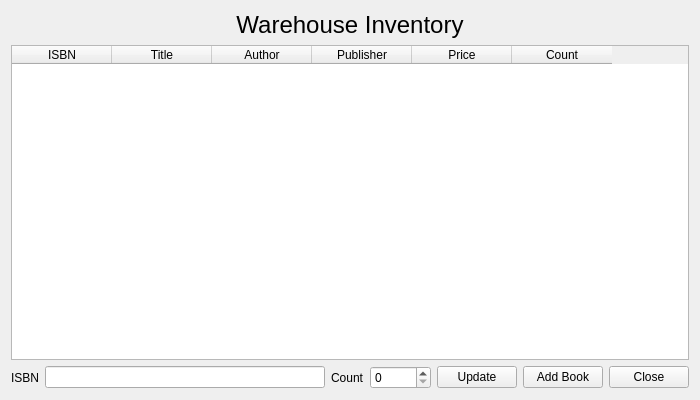
<?xml version="1.0" encoding="UTF-8"?>
<ui version="4.0">
 <class>Form</class>
 <widget class="QWidget" name="Form">
  <property name="geometry">
   <rect>
    <x>0</x>
    <y>0</y>
    <width>700</width>
    <height>400</height>
   </rect>
  </property>
  <property name="minimumSize">
   <size>
    <width>700</width>
    <height>400</height>
   </size>
  </property>
  <property name="maximumSize">
   <size>
    <width>900</width>
    <height>550</height>
   </size>
  </property>
  <property name="windowTitle">
   <string>Warehouse</string>
  </property>
  <layout class="QGridLayout" name="gridLayout">
   <item row="0" column="0" colspan="2">
    <widget class="QLabel" name="warehouse_title_label">
     <property name="font">
      <font>
       <pointsize>18</pointsize>
      </font>
     </property>
     <property name="text">
      <string>Warehouse Inventory</string>
     </property>
     <property name="alignment">
      <set>Qt::AlignCenter</set>
     </property>
    </widget>
   </item>
   <item row="1" column="0" colspan="2">
    <widget class="QTableWidget" name="inventory_list">
     <column>
      <property name="text">
       <string>ISBN</string>
      </property>
     </column>
     <column>
      <property name="text">
       <string>Title</string>
      </property>
     </column>
     <column>
      <property name="text">
       <string>Author</string>
      </property>
     </column>
     <column>
      <property name="text">
       <string>Publisher</string>
      </property>
     </column>
     <column>
      <property name="text">
       <string>Price</string>
      </property>
     </column>
     <column>
      <property name="text">
       <string>Count</string>
      </property>
     </column>
    </widget>
   </item>
   <item row="2" column="0">
    <layout class="QHBoxLayout" name="horizontalLayout_2">
     <item>
      <widget class="QLabel" name="isbn_label">
       <property name="text">
        <string>ISBN</string>
       </property>
      </widget>
     </item>
     <item>
      <widget class="QLineEdit" name="isbn_input"/>
     </item>
     <item>
      <widget class="QLabel" name="count_label">
       <property name="text">
        <string>Count</string>
       </property>
      </widget>
     </item>
     <item>
      <widget class="QSpinBox" name="count_spin_box">
       <property name="maximum">
        <number>10000</number>
       </property>
      </widget>
     </item>
    </layout>
   </item>
   <item row="2" column="1">
    <layout class="QHBoxLayout" name="horizontalLayout">
     <item>
      <widget class="QPushButton" name="update_button">
       <property name="text">
        <string>Update</string>
       </property>
      </widget>
     </item>
     <item>
      <widget class="QPushButton" name="add_book_button">
       <property name="text">
        <string>Add Book</string>
       </property>
      </widget>
     </item>
     <item>
      <widget class="QPushButton" name="cancel_button">
       <property name="text">
        <string>Close</string>
       </property>
      </widget>
     </item>
    </layout>
   </item>
  </layout>
 </widget>
 <resources/>
 <connections/>
</ui>
